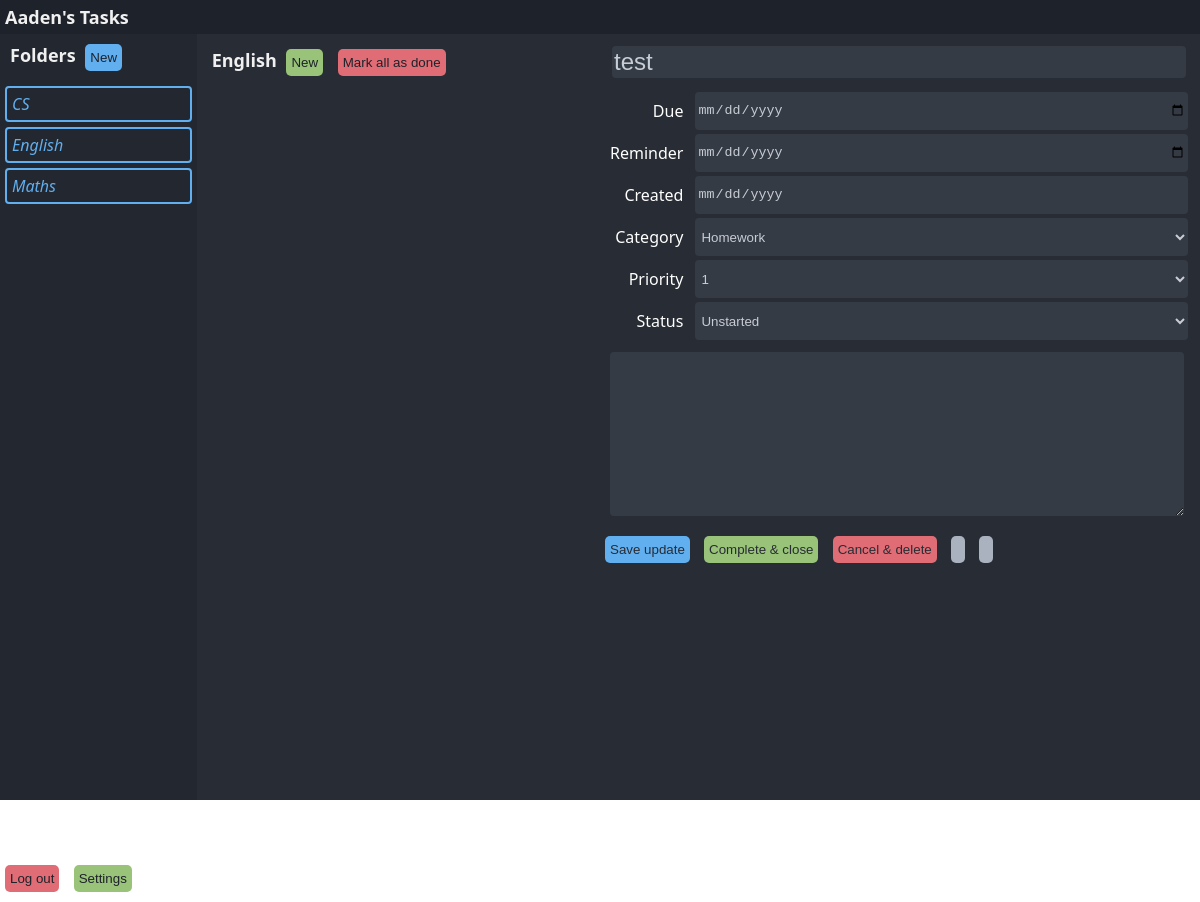
Before: /tasks/?folderid=1 with the older database file.
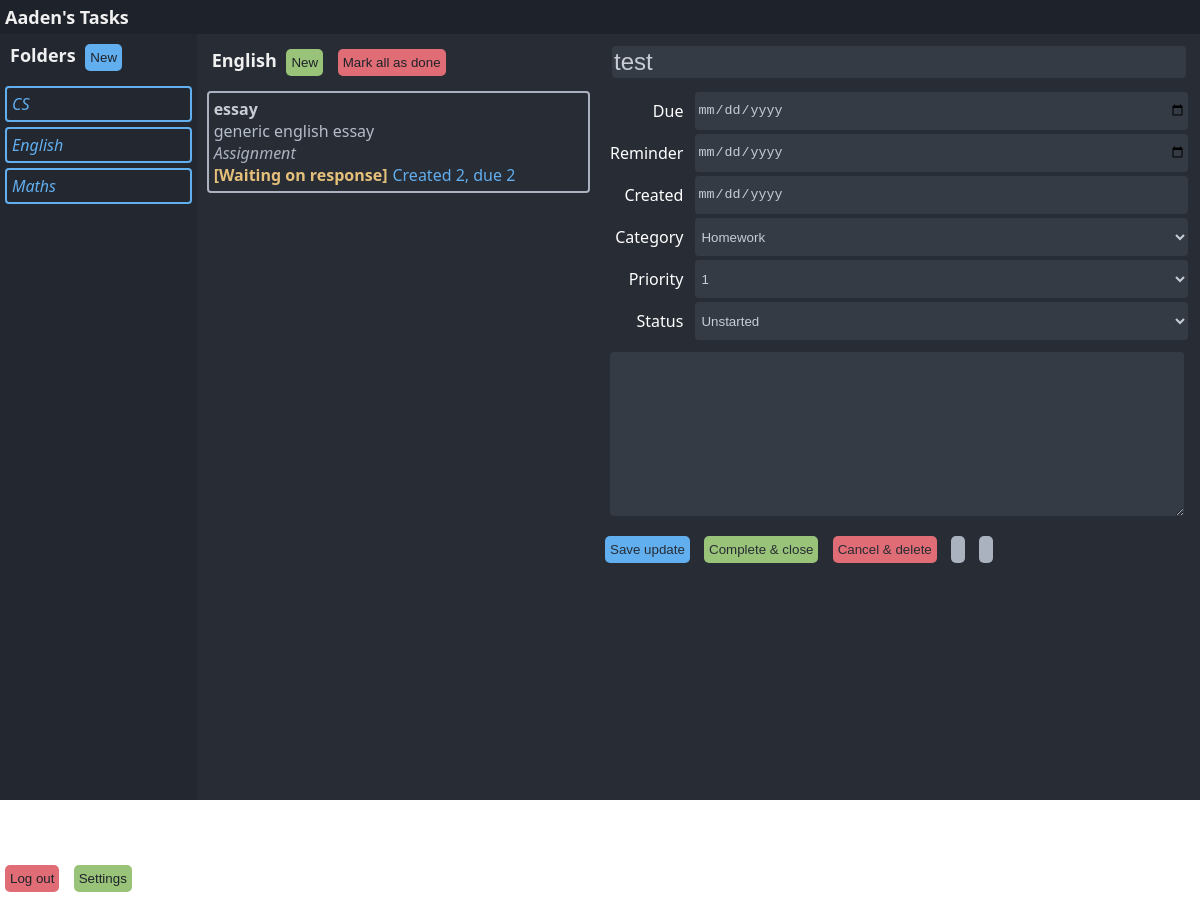
After: the same page with the newer database file.
### tables this page shows
CREATE TABLE "accounts" (
	"userid"	TEXT,
	"password"	TEXT,
	"salt"	TEXT,
	"email"	TEXT,
	"name"	TEXT,
	PRIMARY KEY("userid")
);

CREATE TABLE "folders" (
	"userid"	TEXT,
	"id"	TEXT,
	"name"	TEXT,
	PRIMARY KEY("userid","id")
);

CREATE TABLE "tasks" (
	"userid"	TEXT,
	"folderid"	TEXT,
	"id"	TEXT,
	"title"	TEXT,
	"due"	TEXT,
	"reminder"	TEXT,
	"created"	TEXT,
	"category"	TEXT,
	"priority"	INTEGER,
	"status"	TEXT,
	"notes"	TEXT,
	"link"	TEXT,
	PRIMARY KEY("id","userid")
);

### website/views.py (the view)
@views.route("/tasks/")
def tasks():
    if "folderid" in request.values:
        folderid = int(request.values["folderid"])
    else:
        folderid = 0
    user = {
        "name": "Aaden",
        "username": "Nughm",
    }
    print(db_read("SELECT * FROM accounts;"))
    folders = db_read("SELECT * FROM folders ORDER BY name;")
    tasks = db_read(f"SELECT * FROM tasks WHERE folderid='{folderid}' ORDER BY title;")
    folders = [{"id": folders.index(name), "name": name["name"]} for name in folders]
    return render_template(
        "tasks.html",
        user = user,
        folders = folders,
        folderid = folderid,
        tasks = tasks,
        maintask = {
            "id": 123,
            "category": 0,
            "priority": 1,
            "status": 0,
            "title": "test",
            "due": "23/23/2323",
            "reminder": 2,
            "created": "34/34/3434",
        },
    )

### website/__init__.py (called while the page is built)
def db_read(sql, data=None):
    connection = sqlite3.connect(database_filename)
    connection.row_factory = sqlite3.Row
    db = connection.cursor()
    if data:
        db.execute(sql, data)
    else:
        db.execute(sql)
    records = db.fetchall()
    rows = [dict(record) for record in records]
    connection.commit()
    db.close()
    connection.close()
    return rows

### website/templates/tasks.html (shortened to what this page needs)
<!DOCTYPE html>
<html lang="en">
<head>
    <link rel="stylesheet" type="text/css" href="/static/tasks.css" media="screen">
</head>
<body>
    <div class="pageheader">
        <div class="titlebar"><strong>{{ user.name }}'s Tasks</strong></div>
    </div>
    <div class="container">
        <div class="folders">
            <div class="header"><strong>Folders</strong>
                <button class="blue" id="new-folder-button">New</button>
            </div>
            {% for folder in folders %}
                <a class="folder" href="?folderid={{ folder.id }}">{{ folder.name }}</a>
            {% endfor %}
            <div class="controls">
                <button class="red">Log out</button>
                <button class="green">Settings</button>
            </div>
        </div>
        <div class="tasks">
            <div class="header"><strong>{{ folders[folderid]["name"] }}</strong>
                <button class="green" id="new-task-button">New</button>
                <button class="red">Mark all as done</button>
            </div>
            {% for task in tasks %}
                <a class="taskpreview" href="?folderid={{ task.folderid }}&id={{ task.id }}">
                    <div class="taskpreviewheader">{{ task.title }}</div>
                    <div class="taskpreviewtext">{{ task.notes }}</div>
                    <div class="taskpreviewcategory">{{ task.category }}</div>
                    <div class="taskpreviewfooter">
                        {% if task.status == "Unstarted" %}
                            <div class="unstarted">[{{ task.status }}]</div>
                        {% elif task.status == "In progress" %}
                            <div class="started">[{{ task.status }}]</div>
                        {% else %}
                            <div class="waiting">[{{ task.status }}]</div>
                        {% endif %}
                        <div class="time">Created {{ task.created }}, due {{ task.due }}</div>
                    </div>
                </a>
            {% endfor %}
        </div>
        <div class="main">
            <form method="POST" enctype="multipart/form-data" action="/save_task">
                <div class="maintitle"><input type="text" name="title" value="{{ maintask.title }}" placeholder="Task title" class="tasktitle"></div>
                <div class="two-columns">
                    <div><label for="due">Due</label></div>
                    <input type="date" name="due" value="{{ maintask.due }}" placeholder="">
                    <div><label for="reminder">Reminder</label></div>
                    <input type="date" name="reminder" value="{{ maintask.reminder }}" placeholder="">
                    <div><label for="created">Created</label></div>
                    <input readonly type="date" name="created" value="{{ maintask.created }}" placeholder="">
                    <div><label for="category">Category</label></div>
                    <select name="category" value="{{ maintask.category }}">
                        <option {{ "selected='selected'" if maintask.category == 'Homework' else "" }}>Homework</option>
                    </select>
                    <div><label for="priority">Priority</label></div>
                    <select name="priority" value="{{ maintask.priority }}">
                        <option {{ "selected='selected'" if maintask.priority == 1 else "" }}>1</option>
                    </select>
                    <div><label for="status">Status</label></div>
                    <select name="status" value="{{ maintask.status }}">
                        <option {{ "selected='selected'" if maintask.status == "Unstarted" else "" }}>Unstarted</option>
                    </select>
                </div>
                <div class="maintext">
                    <textarea name="notes">{{ maintask.notes }}</textarea>
                </div>
                <input type="submit" name="submit-save" class="blue" value="Save update">
                <input type="submit" name="submit-close" class="green" value="Complete & close">
                <input type="submit" name="submit-delete" class="red" value="Cancel & delete">
                <input type="button" name="button-share" class="gray" value=" ">
                <input type="button" name="button-print" class="gray" value=" ">
            </form>
        </div>
    </div>
</body>
</html>

### website/static/tasks.css (style rules this page uses)
html, body { padding: 0; margin: 0; height: 100%; font-family: 'Segoe UI', Tahoma, Geneva, Verdana, sans-serif; overflow-y: hidden; }
.container { background-color: #282c34; display: grid; grid-template-columns: 1fr 2fr 50%; gap: 5px 5px; height: 100%; grid-template-areas: "folders items main" }
.pageheader { display: grid; grid-template-columns: 1fr 1fr; background-color: #1e222a; }
.pageheader .titlebar { padding: 5px; font-size: large; color: #f0f0f0; }
.controls { position: absolute; bottom: 5px; }
.folders { grid-area: folders; background-color: #23272f; border-right: 0px; overflow-y: auto; padding-bottom: 5em; }
.folders .header { font-size: large; color: #f0f0f0; padding: 0px 5px 5px 5px; margin: 5px 5px 5px 5px; }
.folder { padding: 5px 5px 5px 5px; margin: 5px 5px 5px 5px; border-radius: 4px; border: 2px solid #61afef; color: #61afef; font-style: italic; display: block; cursor: pointer; text-decoration: none; }
.header { font-size: large; padding: 5px 5px 5px 5px; margin: 5px 5px 5px 5px; color: #f0f0f0; }
.taskpreview { padding-bottom: 1em; padding: 5px 5px 5px 5px; margin: 5px 5px 5px 5px; border-radius: 4px; border: 2px solid #abb2bf; display: block; cursor: pointer; color: inherit; text-decoration: none; }
.taskpreviewheader { font-weight: bold; color: #c8ccd4; }
.taskpreviewtext { color: #b6bdca; }
.taskpreviewcategory { font-style: italic; color: #abb2bf; }
.taskpreviewfooter { display: flex; }
.taskpreviewfooter .waiting { margin-right: 5px; font-weight: bold; color: #e5c07b; }
.taskpreviewfooter .time { flex: 1; color: #61afef; }
.main { grid-area: main; overflow-y: auto; padding-bottom: 5em; padding-right: 10px; color: white; }
.maintitle { font-size: x-large; padding: 5px 5px 5px 5px; margin: 5px 5px 5px 5px; }
.maintext { padding: 5px 5px 5px 5px; margin: 5px 5px 5px 5px; }
.two-columns { display: grid; grid-template-columns: auto 1fr; }
.tasktitle { font-size: x-large; width: 100%; }
.two-columns div { padding: 5px 5px 5px 5px; margin: 5px 5px 5px 5px; text-align: right; }
.main textarea { width: 100%; height: 12em; line-height: 1.2em; }
button { background-color: #61afef; color: #1e222a; padding: 5px 5px 5px 5px; margin: 5px 5px 5px 5px; border-radius: 5px; width: 1fr; display: inline-block; height: 2em; border: 0px; }
input[type='button'] { background-color: #509ede; color: #1e222a; padding: 5px 5px 5px 5px; margin: 5px 5px 5px 5px; border-radius: 5px; width: 1fr; display: inline-block; height: 2em; border: 0px; }
input[type='submit'] { background-color: #509ede; color: #282c34; padding: 5px 5px 5px 5px; margin: 5px 5px 5px 5px; border-radius: 5px; width: 1fr; display: inline-block; height: 2em; border: 0px; }
button.blue, input[type='button'].blue, input[type='submit'].blue { background-color: #61afef; }
button.red, input[type='button'].red, input[type='submit'].red { background-color: #e06c75; }
button.green, input[type='button'].green, input[type='submit'].green { background-color: #98c379; }
button.gray, input[type='button'].gray, input[type='submit'].gray { background-color: #abb2bf; }
input { padding: 2px; margin: 2px; border-radius: 4px; background-color: #353b45; color: #c8ccd4; border: 0px; }
select { padding: 2px; margin: 2px; border-radius: 4px; background-color: #353b45; color: #c8ccd4; border: 0px; }
textarea { border-radius: 4px; background-color: #353b45; color: #c8ccd4; border: 0px; }

Changed rows visible on the page:
added tasks: title "essay", notes "generic english essay", category "Assignment", status "Waiting on response", created "2", due "2"
